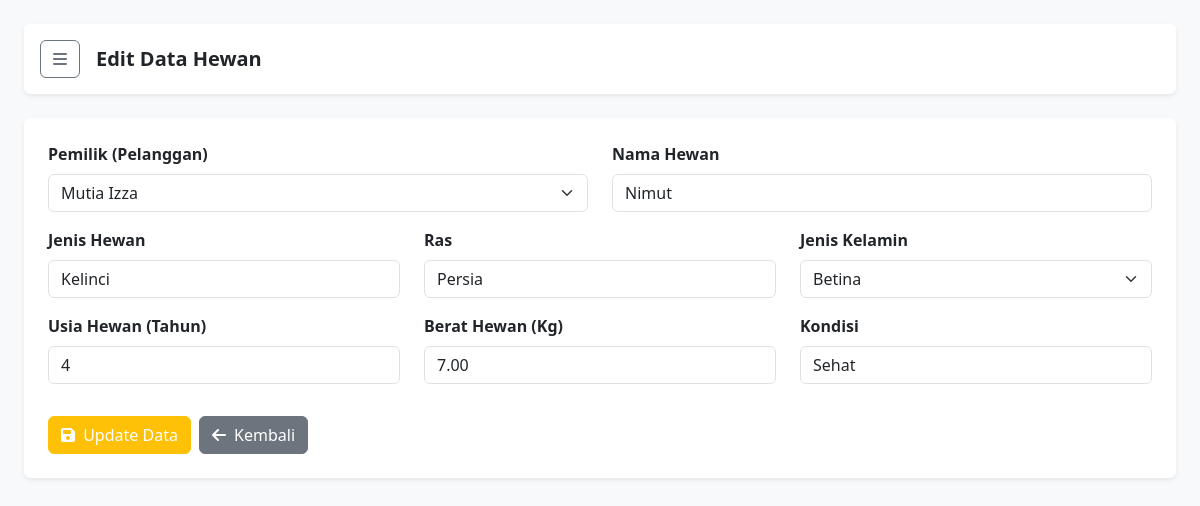
The app's page /hewan/edit.php?id=10 with its own data.
### tables this page shows
CREATE TABLE `hewan` (
  `id_hewan` int(11) NOT NULL AUTO_INCREMENT,
  `id_pelanggan` int(11) NOT NULL,
  `nama_hewan` varchar(100) DEFAULT NULL,
  `jenis_hewan` varchar(50) DEFAULT NULL,
  `ras` varchar(50) DEFAULT NULL,
  `jenis_kelamin` enum('Jantan','Betina') DEFAULT NULL,
  `usia_hewan` int(11) DEFAULT NULL,
  `berat_hewan` decimal(5,2) DEFAULT NULL,
  `kondisi` varchar(100) DEFAULT NULL,
  PRIMARY KEY (`id_hewan`),
  KEY `id_pelanggan` (`id_pelanggan`),
  CONSTRAINT `hewan_ibfk_1` FOREIGN KEY (`id_pelanggan`) REFERENCES `pelanggan` (`id_pelanggan`)
);

CREATE TABLE `pelanggan` (
  `id_pelanggan` int(11) NOT NULL AUTO_INCREMENT,
  `nama_pelanggan` varchar(100) NOT NULL,
  `alamat` text DEFAULT NULL,
  `no_telp` varchar(15) DEFAULT NULL,
  `email` varchar(100) DEFAULT NULL,
  PRIMARY KEY (`id_pelanggan`)
);

### hewan/edit.php (the view, shortened to what this page needs)
<?php
include "../config/koneksi.php";
$id = $_GET['id'] ?? '';
$data = mysqli_fetch_assoc(mysqli_query($conn, "SELECT * FROM hewan WHERE id_hewan = '$id'"));
$queryPelanggan = mysqli_query($conn, "SELECT id_pelanggan, nama_pelanggan FROM pelanggan ORDER BY nama_pelanggan ASC");
?>
<!DOCTYPE html>
<html lang="id">
<head>
    <link href="https://cdn.jsdelivr.net/npm/bootstrap@5.3.3/dist/css/bootstrap.min.css" rel="stylesheet">
    <link rel="stylesheet" href="https://cdnjs.cloudflare.com/ajax/libs/font-awesome/6.6.0/css/all.min.css">
</head>
<body>
<div class="container-fluid">
    <div class="row">
        <div class="col-12 p-4" id="mainContent">
            <div class="d-flex justify-content-between align-items-center bg-white p-3 rounded shadow-sm mb-4">
                <div class="d-flex align-items-center">
                    <button class="btn btn-outline-secondary me-3" id="menuBtn"><i class="fas fa-bars"></i></button>
                    <h4 class="mb-0 fs-5 fw-bold">Edit Data Hewan</h4>
                </div>
            </div>
            <div class="card shadow-sm border-0">
                <div class="card-body p-4">
                    <form action="" method="POST">
                        <div class="row">
                            <div class="col-md-6 mb-3">
                                <label class="form-label fw-semibold">Pemilik (Pelanggan)</label>
                                <select name="id_pelanggan" class="form-select" required>
                                    <?php while ($p = mysqli_fetch_assoc($queryPelanggan)): ?>
                                        <option value="<?= $p['id_pelanggan']; ?>" <?= ($p['id_pelanggan'] == $data['id_pelanggan']) ? 'selected' : ''; ?>>
                                            <?= htmlspecialchars($p['nama_pelanggan']); ?>
                                        </option>
                                    <?php endwhile; ?>
                                </select>
                            </div>
                            <div class="col-md-6 mb-3">
                                <label class="form-label fw-semibold">Nama Hewan</label>
                                <input type="text" name="nama_hewan" class="form-control" value="<?= htmlspecialchars($data['nama_hewan']); ?>" required>
                            </div>
                        </div>
                        <div class="row">
                            <div class="col-md-4 mb-3">
                                <label class="form-label fw-semibold">Jenis Hewan</label>
                                <input type="text" name="jenis_hewan" class="form-control" value="<?= htmlspecialchars($data['jenis_hewan']); ?>" required>
                            </div>
                            <div class="col-md-4 mb-3">
                                <label class="form-label fw-semibold">Ras</label>
                                <input type="text" name="ras" class="form-control" value="<?= htmlspecialchars($data['ras']); ?>" required>
                            </div>
                            <div class="col-md-4 mb-3">
                                <label class="form-label fw-semibold">Jenis Kelamin</label>
                                <select name="jenis_kelamin" class="form-select" required>
                                    <option value="Betina" <?= ($data['jenis_kelamin'] == 'Betina') ? 'selected' : ''; ?>>Betina</option>
                                </select>
                            </div>
                        </div>
                        <div class="row">
                            <div class="col-md-4 mb-3">
                                <label class="form-label fw-semibold">Usia Hewan (Tahun)</label>
                                <input type="number" name="usia_hewan" class="form-control" value="<?= htmlspecialchars($data['usia_hewan']); ?>" required>
                            </div>
                            <div class="col-md-4 mb-3">
                                <label class="form-label fw-semibold">Berat Hewan (Kg)</label>
                                <input type="number" step="0.01" name="berat_hewan" class="form-control" value="<?= htmlspecialchars($data['berat_hewan']); ?>" required>
                            </div>
                            <div class="col-md-4 mb-3">
                                <label class="form-label fw-semibold">Kondisi</label>
                                <input type="text" name="kondisi" class="form-control" value="<?= htmlspecialchars($data['kondisi']); ?>" required>
                            </div>
                        </div>
                        <div class="d-flex gap-2 mt-3">
                            <button type="submit" name="update" class="btn btn-warning text-white"><i class="fas fa-save me-1"></i> Update Data</button>
                            <a href="index.php" class="btn btn-secondary"><i class="fas fa-arrow-left me-1"></i> Kembali</a>
                        </div>
                    </form>
                </div>
            </div>
        </div>
    </div>
</div>
</body>
</html>

### hewan/edit.php (style rules this page uses)
body { background-color: #f8f9fa; }

### records on screen
hewan: id_pelanggan "Mutia Izza", nama_hewan "Nimut", jenis_hewan "Kelinci", ras "Persia", jenis_kelamin "Betina", usia_hewan "4", berat_hewan "7.00", kondisi "Sehat"
